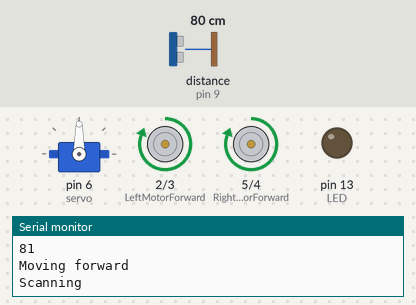
This sketch was run on a simulated Arduino Uno, built with avr-gcc and run on an emulated ATmega328P. Parts: servo, motor-driver pin pairs drawn as motors (green arrow = first pin HIGH = forward, orange = second pin HIGH = backward, longer = more drive), output pins drawn as LEDs (lit = HIGH), the last lines printed to the serial monitor. The test bench sets the inputs (shaded band); at power-on: distance to the obstacle (sensor on pin 9) 80 cm. The echo pulse lasts 58.3 µs per cm.

Above: at 1.3 s.
1.4 s: distance to the obstacle (sensor on pin 9) set to 45 cm
3.2 s: distance to the obstacle (sensor on pin 9) set to 36 cm
At 4.7 s:
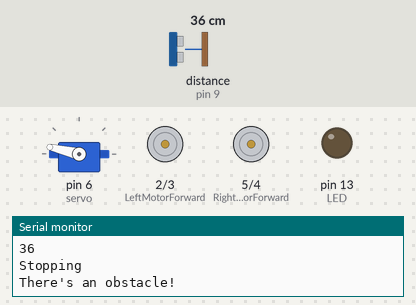
6.2 s: distance to the obstacle (sensor on pin 9) set to 32 cm
At 7.5 s:
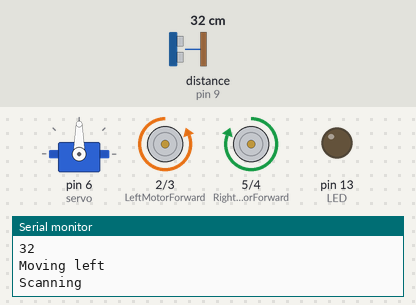
9.1 s: distance to the obstacle (sensor on pin 9) set to 29 cm
12.1 s: distance to the obstacle (sensor on pin 9) set to 60 cm
At 13.3 s:
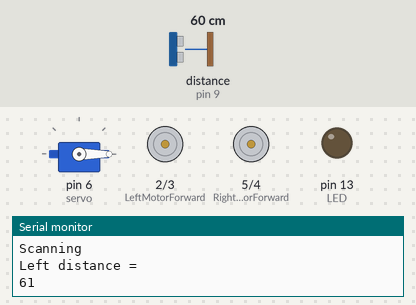
Timing chart, 0 to 16.1 s (numbered marks = the images above; inputs shaded):
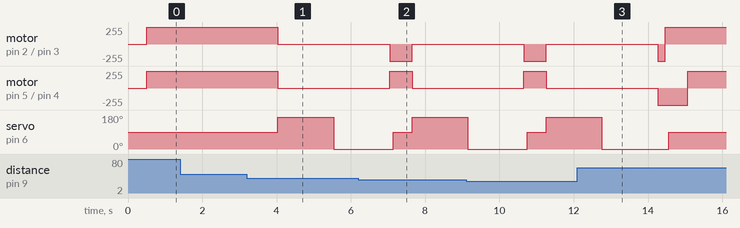

The sketch:

james_basic_code.ino
```cpp
//Since we are using servos and ultrasonic sensors in the robot we will include some libraries written to make their use easier
#include <Servo.h>
#include <NewPing.h>

//Below are the symbolic constants. Instead of having to type in a non-sensical pin number each time we want to do something we can write an easy to understand name which represents the pin, the compiler will then replace the names with the numbers
#define LeftMotorForward 2
#define LeftMotorBackward 3
#define RightMotorForward 5
#define RightMotorBackward 4
#define USTrigger 8
#define USEcho 9
#define MaxDistance 100
#define LED 13

//Here we have created two 'objects', one for the servo and one for the ultrasonic sensor
Servo servo;
NewPing sonar(USTrigger, USEcho, MaxDistance);

//Below we are creating unsigned integer variables which we will use later on in the code. They are unsigned as they will only have postive values
unsigned int duration;
unsigned int distance;
unsigned int FrontDistance;
unsigned int LeftDistance;
unsigned int RightDistance;
unsigned int Time;
unsigned int CollisionCounter;

void setup()                                            //This block happens once on startup
{
  Serial.begin(9600);                              //I have included the serial initialize but commented it out, if you want to debug and print information to the serial monitor just uncomment

  //Here we are setting the pin modes. As we will sending out signals from the pins we set them as outputs
  pinMode(LeftMotorForward, OUTPUT);
  pinMode(LeftMotorBackward, OUTPUT);
  pinMode(RightMotorForward, OUTPUT);
  pinMode(RightMotorBackward, OUTPUT);
  pinMode(LED, OUTPUT);
  servo.attach(6);                                    //The servo is attached to pin 4
}

void loop()                                           //This block repeats itself while the Arduino is turned on
{
  servo.write(90);                                    //Rotate the servo to face the front
  scan();                                             //Go to the scan function
  FrontDistance = distance;                           //Set the variable FrontDistance to the value of the distance returned from the scan function
  Serial.println("Front distance = ");
  Serial.print(distance);
  if(FrontDistance > 40 || FrontDistance == 0)        //If there is nothing infront of the robot within 40cm or the distance value is 0 (which for the newping libary means no ping was returned) then...
  {
   moveForward();                                     //Go to the moveForward function
  }
  else                                                //Else (if there is something infront of the robot within 40cm) then...
  {
    CollisionCounter = CollisionCounter + 1;
    moveStop();                                       //Go to the moveStop function
    navigate();
  }
}

void moveForward()                                    //This function tells the robot to go forward
{
  Serial.println("");
  Serial.println("Moving forward");
  digitalWrite(LeftMotorBackward, LOW);
  digitalWrite(LeftMotorForward, HIGH);
  digitalWrite(RightMotorBackward, LOW);
  digitalWrite(RightMotorForward, HIGH);
}

void moveBackward()                                  //This function tells the robot to move backward
{
  Serial.println("");
  Serial.println("Moving backward");
  digitalWrite(LeftMotorForward, LOW);
  digitalWrite(LeftMotorBackward, HIGH);
  digitalWrite(RightMotorForward, LOW);
  digitalWrite(RightMotorBackward, HIGH);
}

void moveLeft()                                      //This function tells the robot to turn left
{
  Serial.println("");
  Serial.println("Moving left");
  digitalWrite(LeftMotorForward, LOW);
  digitalWrite(LeftMotorBackward, HIGH);
  digitalWrite(RightMotorBackward, LOW);
  digitalWrite(RightMotorForward, HIGH);

}

void moveRight()                                    //This function tells the robot to turn right
{
  Serial.println("");
  Serial.println("Moving right");
  digitalWrite(LeftMotorBackward, LOW);
  digitalWrite(LeftMotorForward, HIGH);
  digitalWrite(RightMotorForward, LOW);
  digitalWrite(RightMotorBackward, HIGH);
}

void moveStop()                                     //This function tells the robot to stop moving
{
  Serial.println("");
  Serial.println("Stopping");
  digitalWrite(LeftMotorBackward, LOW);
  digitalWrite(LeftMotorForward, LOW);
  digitalWrite(RightMotorForward, LOW);
  digitalWrite(RightMotorBackward, LOW);
}
void scan()                                         //This function determines the distance things are away from the ultrasonic sensor
{
  Serial.println("");
  Serial.println("Scanning");
  Time = sonar.ping();
  distance = Time / US_ROUNDTRIP_CM;
  delay(500);
}
void navigate()
{
    Serial.println("There's an obstacle!");
    servo.write(167);                                 //Move the servo to the left (my little servos didn't like going to 180 so I played around with the value until it worked nicely)
    delay(1000);                                       //Wait half a second for the servo to get there
    scan();                                           //Go to the scan function
    LeftDistance = distance;                          //Set the variable LeftDistance to the distance on the left
    Serial.println("Left distance = ");
    Serial.print(distance);
    servo.write(0);                                   //Move the servo to the right
    delay(1000);                                       //Wait half a second for the servo to get there
    scan();                                           //Go to the scan function
    RightDistance = distance;                         //Set the variable RightDistance to the distance on the right
    Serial.println("Right distance = ");
    Serial.print(distance);
    if(abs(RightDistance - LeftDistance) < 5)
    {
      moveBackward();                                  //Go to the moveBackward function
      delay(200);                                      //Pause the program for 200 milliseconds to let the robot reverse
      moveRight();                                     //Go to the moveRight function
      delay(100);                                      //Pause the program for 200 milliseconds to let the robot turn right
    }
    else if(RightDistance < LeftDistance)                  //If the distance on the right is less than that on the left then...
    {
     moveLeft();                                      //Go to the moveLeft function
     delay(100);                                      //Pause the program for half a second to let the robot turn
    }
    else if(LeftDistance < RightDistance)             //Else if the distance on the left is less than that on the right then...
    {
     moveRight();                                     //Go to the moveRight function
     delay(100);                                      //Pause the program for half a second to let the robot turn
    }
}
```

Measured:
- the behaviour switches between 41 and 40 cm on distance to the obstacle (sensor on pin 9) (found by bisection; images 0 and 1)
- the behaviour switches between 36 and 35 cm on distance to the obstacle (sensor on pin 9) (found by bisection; images 1 and 2)
- after the input at 3.2 s, motor on pin 2 (LeftMotorForward) / pin 3 (LeftMotorBackward), motor on pin 5 (RightMotorForward) / pin 4 (RightMotorBackward): forward 255/255 → stopped after 0.84 s; servo on pin 6 (servo): 90° → 167° after 0.84 s, → 0° 1.5 s later
- after the input at 12.1 s, motor on pin 2 (LeftMotorForward) / pin 3 (LeftMotorBackward): goes on until 14.5 s, then stays forward 255/255; servo on pin 6 (servo): goes on until 14.6 s, then stays 90°
